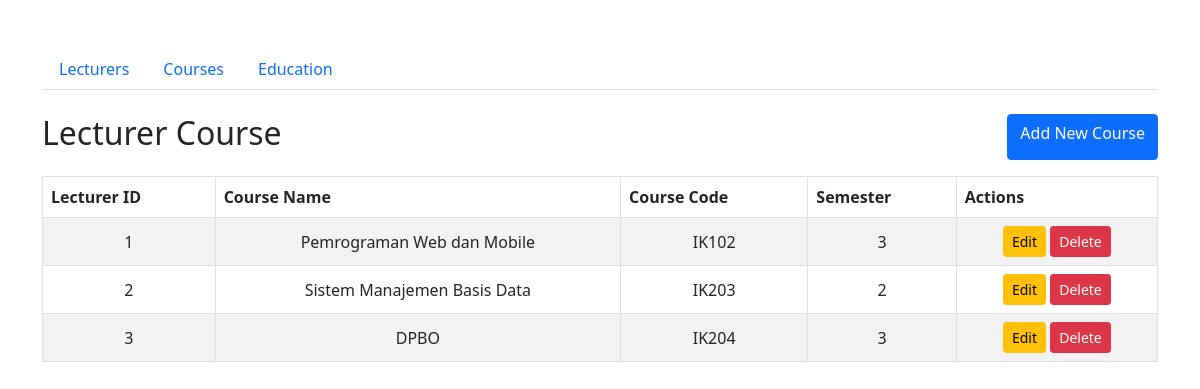
/index.php?page=courses, run on the app's committed database.
### tables this page shows
CREATE TABLE `lecturer_courses` (
  `id` int(11) NOT NULL,
  `lecturer_id` int(11) NOT NULL,
  `course_name` varchar(100) NOT NULL,
  `course_code` varchar(20) NOT NULL,
  `semester` int(11) NOT NULL
);

### controllers/LecturersCourse.controller.php (called while the page is built, shortened)
<?php
include_once "models/Lecturers.php";
include_once "views/Courses.php";
class CoursesController {
    private $course;
    public function __construct() {
        $this->course = new LecturerCourse(
            Config::$servername,
            Config::$username,
            Config::$password,
            Config::$db_name
        );
    }
    public function index() {
        $this->course->open();
        $this->course->read();
        $data = ['courses' => []];
        while ($row = $this->course->getResult()) {
            $data['courses'][] = $row;
        }
        $view = new CoursesView();
        $view->render($data);
    }
}

### views/Courses.php (the view, shortened to what this page needs)
<?php
class CoursesView {
    public function render($data) {
        $header = "
        <th>Lecturer ID</th>
        <th>Course Name</th>
        <th>Course Code</th>
        <th>Semester</th>
        <th>Actions</th>
        ";
        $rows = "";
        foreach ($data['courses'] as $row) {
            list($id, $lecturer_id, $course_name, $course_code, $semester) = $row;
            $rows .= "
                <tr class='text-center align-middle'>
                    <td>$lecturer_id</td>
                    <td>$course_name</td>
                    <td>$course_code</td>
                    <td>$semester</td>
                    <td>
                        <a href='index.php?page=courses&form=$id' class='btn btn-warning btn-sm'>Edit</a>
                        <a href='index.php?page=courses&delete_id=$id' class='btn btn-danger btn-sm'>Delete</a>
                    </td>
                </tr>
            ";
        }
    }
}

### data on the page
lecturer_courses: lecturer "1", course_name "Pemrograman Web dan Mobile", course_code "IK102", semester "3"
lecturer_courses: lecturer "2", course_name "Sistem Manajemen Basis Data", course_code "IK203", semester "2"
lecturer_courses: lecturer "3", course_name "DPBO", course_code "IK204", semester "3"

### other printed values
$this->content "Lecturers Courses Education Lecturer Course Add New Course"
